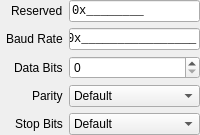
     <widget class="QWidget" name="uart_tab">
      <attribute name="icon">
       <iconset theme="audio-card"/>
      </attribute>
      <attribute name="title">
       <string>UART</string>
      </attribute>
      <attribute name="toolTip">
       <string>UART Settings.</string>
      </attribute>
      <attribute name="whatsThis">
       <string>&lt;html&gt;&lt;head/&gt;&lt;body&gt;&lt;p&gt;UART Settings.&lt;/p&gt;&lt;/body&gt;&lt;/html&gt;</string>
      </attribute>
      <layout class="QFormLayout" name="uart_layout">
       <property name="fieldGrowthPolicy">
        <enum>QFormLayout::FieldGrowthPolicy::ExpandingFieldsGrow</enum>
       </property>
       <property name="labelAlignment">
        <set>Qt::AlignmentFlag::AlignRight|Qt::AlignmentFlag::AlignTrailing|Qt::AlignmentFlag::AlignVCenter</set>
       </property>
       <property name="leftMargin">
        <number>6</number>
       </property>
       <property name="topMargin">
        <number>0</number>
       </property>
       <property name="rightMargin">
        <number>0</number>
       </property>
       <property name="bottomMargin">
        <number>0</number>
       </property>
       <item row="0" column="0">
        <widget class="QLabel" name="uart_reserved_label">
         <property name="toolTip">
          <string>Reserved.</string>
         </property>
         <property name="statusTip">
          <string>Reserved</string>
         </property>
         <property name="whatsThis">
          <string>&lt;html&gt;&lt;head/&gt;&lt;body&gt;&lt;p&gt;Reserved.&lt;/p&gt;&lt;/body&gt;&lt;/html&gt;</string>
         </property>
         <property name="text">
          <string>Reserved</string>
         </property>
        </widget>
       </item>
       <item row="0" column="1">
        <widget class="QLineEdit" name="uart_reserved">
         <property name="font">
          <font>
           <family>Monospace</family>
          </font>
         </property>
         <property name="toolTip">
          <string>Reserved.</string>
         </property>
         <property name="statusTip">
          <string>Reserved</string>
         </property>
         <property name="whatsThis">
          <string>&lt;html&gt;&lt;head/&gt;&lt;body&gt;&lt;p&gt;Reserved.&lt;/p&gt;&lt;/body&gt;&lt;/html&gt;</string>
         </property>
         <property name="inputMask">
          <string notr="true">&lt;\0\xHHHHHHHH;_</string>
         </property>
         <property name="text">
          <string notr="true">0x</string>
         </property>
        </widget>
       </item>
       <item row="1" column="0">
        <widget class="QLabel" name="uart_baud_rate_label">
         <property name="toolTip">
          <string>The baud rate setting for the UART style device. A value of 0 means that the devices default baud rate will be used.</string>
         </property>
         <property name="statusTip">
          <string>Baud Rate</string>
         </property>
         <property name="whatsThis">
          <string>&lt;html&gt;&lt;head/&gt;&lt;body&gt;&lt;p&gt;The baud rate setting for the UART style device. A value of 0 means that the devices default baud rate will be used.&lt;/p&gt;&lt;/body&gt;&lt;/html&gt;</string>
         </property>
         <property name="text">
          <string>Baud Rate</string>
         </property>
        </widget>
       </item>
       <item row="1" column="1">
        <widget class="QLineEdit" name="uart_baud_rate">
         <property name="font">
          <font>
           <family>Monospace</family>
          </font>
         </property>
         <property name="toolTip">
          <string>The baud rate setting for the UART style device. A value of 0 means that the devices default baud rate will be used.</string>
         </property>
         <property name="statusTip">
          <string>Baud Rate</string>
         </property>
         <property name="whatsThis">
          <string>&lt;html&gt;&lt;head/&gt;&lt;body&gt;&lt;p&gt;The baud rate setting for the UART style device. A value of 0 means that the devices default baud rate will be used.&lt;/p&gt;&lt;/body&gt;&lt;/html&gt;</string>
         </property>
         <property name="inputMask">
          <string notr="true">&lt;\0\xHHHHHHHHHHHHHHHH;_</string>
         </property>
         <property name="text">
          <string notr="true">0x</string>
         </property>
        </widget>
       </item>
       <item row="2" column="0">
        <widget class="QLabel" name="uart_data_bits_label">
         <property name="toolTip">
          <string>The number of data bits for the UART style device. A value of 0 means that the devices default number of data bits will be used.</string>
         </property>
         <property name="statusTip">
          <string>Data Bits</string>
         </property>
         <property name="whatsThis">
          <string>&lt;html&gt;&lt;head/&gt;&lt;body&gt;&lt;p&gt;The number of data bits for the UART style device. A value of 0 means that the devices default number of data bits will be used.&lt;/p&gt;&lt;/body&gt;&lt;/html&gt;</string>
         </property>
         <property name="text">
          <string>Data Bits</string>
         </property>
        </widget>
       </item>
       <item row="2" column="1">
        <widget class="QSpinBox" name="uart_data_bits">
         <property name="sizePolicy">
          <sizepolicy hsizetype="Expanding" vsizetype="Fixed">
           <horstretch>0</horstretch>
           <verstretch>0</verstretch>
          </sizepolicy>
         </property>
         <property name="toolTip">
          <string>The number of data bits for the UART style device. A value of 0 means that the devices default number of data bits will be used.</string>
         </property>
         <property name="statusTip">
          <string>Data Bits</string>
         </property>
         <property name="whatsThis">
          <string>&lt;html&gt;&lt;head/&gt;&lt;body&gt;&lt;p&gt;The number of data bits for the UART style device. A value of 0 means that the devices default number of data bits will be used.&lt;/p&gt;&lt;/body&gt;&lt;/html&gt;</string>
         </property>
         <property name="minimum">
          <number>0</number>
         </property>
         <property name="maximum">
          <number>255</number>
         </property>
        </widget>
       </item>
       <item row="3" column="0">
        <widget class="QLabel" name="uart_parity_label">
         <property name="toolTip">
          <string>The parity setting for the UART style device:
0x00 - Default Parity.
0x01 - No Parity.
0x02 - Even Parity.
0x03 - Odd Parity.
0x04 - Mark Parity.
0x05 - Space Parity.</string>
         </property>
         <property name="statusTip">
          <string>Parity</string>
         </property>
         <property name="whatsThis">
          <string>&lt;html&gt;&lt;head/&gt;&lt;body&gt;&lt;p&gt;The parity setting for the UART style device:
0x00 - Default Parity.
0x01 - No Parity.
0x02 - Even Parity.
0x03 - Odd Parity.
0x04 - Mark Parity.
0x05 - Space Parity.&lt;/p&gt;&lt;/body&gt;&lt;/html&gt;</string>
         </property>
         <property name="text">
          <string>Parity</string>
         </property>
        </widget>
       </item>
       <item row="3" column="1">
        <widget class="QComboBox" name="uart_parity">
         <property name="sizePolicy">
          <sizepolicy hsizetype="Expanding" vsizetype="Fixed">
           <horstretch>0</horstretch>
           <verstretch>0</verstretch>
          </sizepolicy>
         </property>
         <property name="toolTip">
          <string>The parity setting for the UART style device:
0x00 - Default Parity.
0x01 - No Parity.
0x02 - Even Parity.
0x03 - Odd Parity.
0x04 - Mark Parity.
0x05 - Space Parity.</string>
         </property>
         <property name="statusTip">
          <string>Parity</string>
         </property>
         <property name="whatsThis">
          <string>&lt;html&gt;&lt;head/&gt;&lt;body&gt;&lt;p&gt;The parity setting for the UART style device:
0x00 - Default Parity.
0x01 - No Parity.
0x02 - Even Parity.
0x03 - Odd Parity.
0x04 - Mark Parity.
0x05 - Space Parity.&lt;/p&gt;&lt;/body&gt;&lt;/html&gt;</string>
         </property>
         <item>
          <property name="text">
           <string>Default</string>
          </property>
         </item>
         <item>
          <property name="text">
           <string>No</string>
          </property>
         </item>
         <item>
          <property name="text">
           <string>Even</string>
          </property>
         </item>
         <item>
          <property name="text">
           <string>Odd</string>
          </property>
         </item>
         <item>
          <property name="text">
           <string>Mark</string>
          </property>
         </item>
         <item>
          <property name="text">
           <string>Space</string>
          </property>
         </item>
        </widget>
       </item>
       <item row="4" column="0">
        <widget class="QLabel" name="uart_stop_bits_label">
         <property name="toolTip">
          <string>The number of stop bits for the UART style device:
0x00 - Default Stop Bits.
0x01 - 1 Stop Bit.
0x02 - 1.5 Stop Bits.
0x03 - 2 Stop Bits.</string>
         </property>
         <property name="statusTip">
          <string>Stop Bits</string>
         </property>
         <property name="whatsThis">
          <string>&lt;html&gt;&lt;head/&gt;&lt;body&gt;&lt;p&gt;The number of stop bits for the UART style device:
0x00 - Default Stop Bits.
0x01 - 1 Stop Bit.
0x02 - 1.5 Stop Bits.
0x03 - 2 Stop Bits.&lt;/p&gt;&lt;/body&gt;&lt;/html&gt;</string>
         </property>
         <property name="text">
          <string>Stop Bits</string>
         </property>
        </widget>
       </item>
       <item row="4" column="1">
        <widget class="QComboBox" name="uart_stop_bits">
         <property name="sizePolicy">
          <sizepolicy hsizetype="Expanding" vsizetype="Fixed">
           <horstretch>0</horstretch>
           <verstretch>0</verstretch>
          </sizepolicy>
         </property>
         <property name="toolTip">
          <string>The number of stop bits for the UART style device:
0x00 - Default Stop Bits.
0x01 - 1 Stop Bit.
0x02 - 1.5 Stop Bits.
0x03 - 2 Stop Bits.</string>
         </property>
         <property name="statusTip">
          <string>Stop Bits</string>
         </property>
         <property name="whatsThis">
          <string>&lt;html&gt;&lt;head/&gt;&lt;body&gt;&lt;p&gt;The number of stop bits for the UART style device:
0x00 - Default Stop Bits.
0x01 - 1 Stop Bit.
0x02 - 1.5 Stop Bits.
0x03 - 2 Stop Bits.&lt;/p&gt;&lt;/body&gt;&lt;/html&gt;</string>
         </property>
         <item>
          <property name="text">
           <string>Default</string>
          </property>
         </item>
         <item>
          <property name="text">
           <string>1</string>
          </property>
         </item>
         <item>
          <property name="text">
           <string>1.5</string>
          </property>
         </item>
         <item>
          <property name="text">
           <string>2</string>
          </property>
         </item>
        </widget>
       </item>
      </layout>
     </widget>
